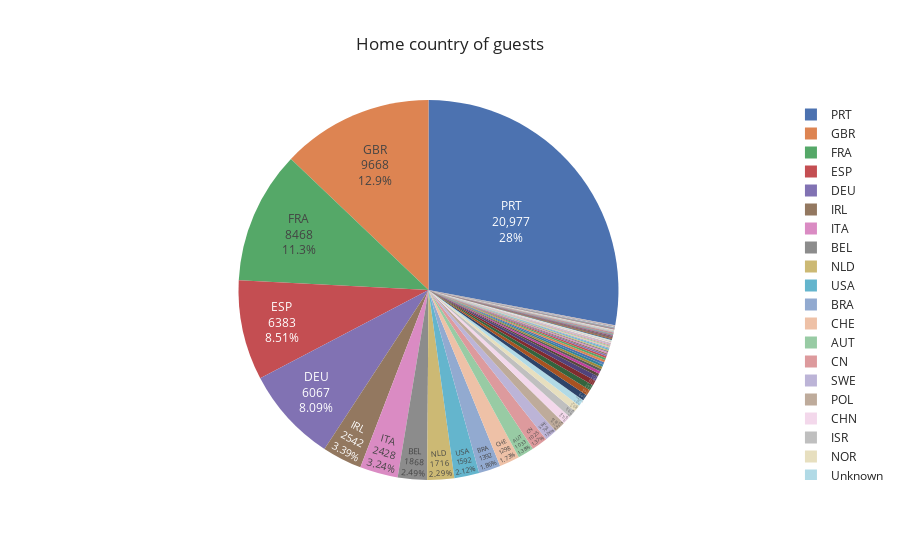

Write notebook code for a chart like this one.
### Code cell
fig = px.pie(country_data,
             values="Number of Guests",
             names="country",
             title="Home country of guests",
             template="seaborn")
fig.update_traces(textposition="inside", textinfo="value+percent+label")

### Figure 1 — Plotly figure (JSON) as saved in the notebook; plotly's stock layout.template omitted (floating-point values rounded to 4 significant figures; data arrays with more than 128 entries replaced by an {"elided": "..."} marker saying what was removed)
{"data": [{"domain": {"x": [0, 1], "y": [0, 1]}, "hovertemplate": "country=%{label}<br>Number of Guests=%{value}<extra></extra>", "labels": {"elided": "166 str values"}, "legendgroup": "", "name": "", "showlegend": true, "textinfo": "value+percent+label", "textposition": "inside", "type": "pie", "values": {"elided": "166 int values"}}], "layout": {"legend": {"tracegroupgap": 0}, "title": {"text": "Home country of guests"}}}
